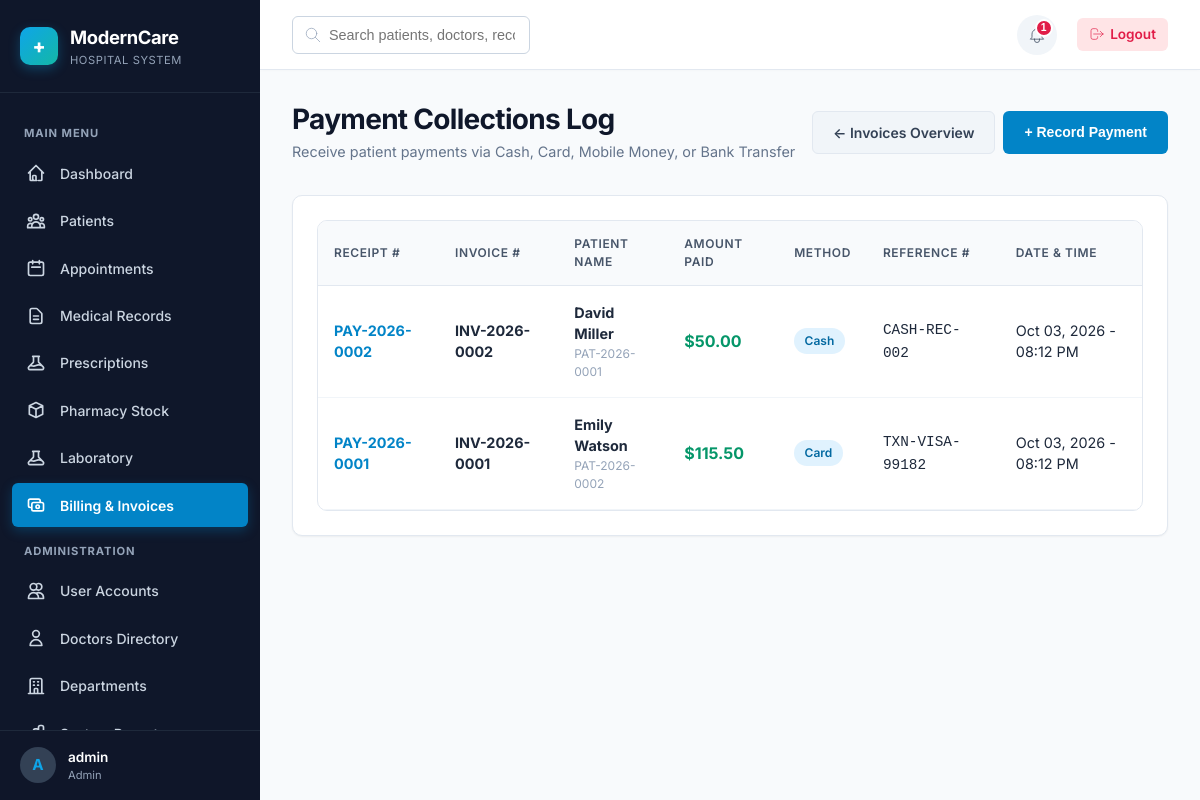
The app's page /billing/payments.php (signed in) with its own data.
### tables this page shows
CREATE TABLE `notifications` (
    `id` INT AUTO_INCREMENT PRIMARY KEY,
    `user_id` INT NOT NULL,
    `title` VARCHAR(150) NOT NULL,
    `message` TEXT NOT NULL,
    `type` ENUM('Info', 'Warning', 'Success', 'Danger') DEFAULT 'Info',
    `is_read` TINYINT(1) DEFAULT 0,
    `link` VARCHAR(255) NULL,
    `created_at` DATETIME DEFAULT CURRENT_TIMESTAMP,
    FOREIGN KEY (`user_id`) REFERENCES `users`(`id`) ON DELETE CASCADE
);

CREATE TABLE `payments` (
    `id` INT AUTO_INCREMENT PRIMARY KEY,
    `payment_number` VARCHAR(30) NOT NULL UNIQUE,
    `invoice_id` INT NOT NULL,
    `patient_id` INT NOT NULL,
    `amount` DECIMAL(10,2) NOT NULL,
    `payment_method` ENUM('Cash', 'Card', 'Mobile Money', 'Bank Transfer') NOT NULL,
    `reference_number` VARCHAR(100) NULL,
    `received_by` INT NULL,
    `payment_date` DATETIME DEFAULT CURRENT_TIMESTAMP,
    FOREIGN KEY (`invoice_id`) REFERENCES `invoices`(`id`) ON DELETE CASCADE,
    FOREIGN KEY (`patient_id`) REFERENCES `patients`(`id`) ON DELETE CASCADE,
    FOREIGN KEY (`received_by`) REFERENCES `users`(`id`) ON DELETE SET NULL
);

CREATE TABLE `invoices` (
    `id` INT AUTO_INCREMENT PRIMARY KEY,
    `invoice_number` VARCHAR(30) NOT NULL UNIQUE,
    `patient_id` INT NOT NULL,
    `appointment_id` INT NULL,
    `invoice_date` DATE NOT NULL,
    `due_date` DATE NOT NULL,
    `subtotal` DECIMAL(10,2) NOT NULL DEFAULT 0.00,
    `discount` DECIMAL(10,2) NOT NULL DEFAULT 0.00,
    `tax` DECIMAL(10,2) NOT NULL DEFAULT 0.00,
    `total_amount` DECIMAL(10,2) NOT NULL DEFAULT 0.00,
    `amount_paid` DECIMAL(10,2) NOT NULL DEFAULT 0.00,
    `balance` DECIMAL(10,2) NOT NULL DEFAULT 0.00,
    `status` ENUM('Unpaid', 'Partially Paid', 'Paid', 'Cancelled') DEFAULT 'Unpaid',
    `created_by` INT NULL,
    `created_at` DATETIME DEFAULT CURRENT_TIMESTAMP,
    FOREIGN KEY (`patient_id`) REFERENCES `patients`(`id`) ON DELETE CASCADE,
    FOREIGN KEY (`appointment_id`) REFERENCES `appointments`(`id`) ON DELETE SET NULL,
    FOREIGN KEY (`created_by`) REFERENCES `users`(`id`) ON DELETE SET NULL
);

CREATE TABLE `patients` (
    `id` INT AUTO_INCREMENT PRIMARY KEY,
    `user_id` INT NULL,
    `patient_number` VARCHAR(30) NOT NULL UNIQUE,
    `first_name` VARCHAR(50) NOT NULL,
    `last_name` VARCHAR(50) NOT NULL,
    `gender` ENUM('Male', 'Female', 'Other') NOT NULL,
    `date_of_birth` DATE NOT NULL,
    `phone` VARCHAR(20) NOT NULL,
    `email` VARCHAR(100) NULL,
    `address` TEXT NULL,
    `emergency_contact` VARCHAR(150) NULL,
    `blood_group` ENUM('A+', 'A-', 'B+', 'B-', 'AB+', 'AB-', 'O+', 'O-', 'Unknown') DEFAULT 'Unknown',
    `allergies` TEXT NULL,
    `status` ENUM('Active', 'Inactive') DEFAULT 'Active',
    `created_at` DATETIME DEFAULT CURRENT_TIMESTAMP,
    FOREIGN KEY (`user_id`) REFERENCES `users`(`id`) ON DELETE SET NULL
);

### includes/functions.php (called while the page is built, shortened)
<?php
function escape(?string $string): string {
    return htmlspecialchars($string ?? '', ENT_QUOTES, 'UTF-8');
}
function format_currency(float $amount, string $symbol = '$'): string {
    return $symbol . number_format($amount, 2);
}
function format_datetime(?string $dateStr, string $format = 'M d, Y - h:i A'): string {
    $timestamp = strtotime($dateStr);
    return $timestamp ? date($format, $timestamp) : 'N/A';
}

### billing/payments.php (the view, shortened to what this page needs)
<?php
$baseUrl   = '../';
require_once __DIR__ . '/../includes/header.php';
require_once __DIR__ . '/../includes/sidebar.php';
$db = Database::getInstance();
$payments = $db->query("
    SELECT pay.*, i.invoice_number, p.first_name AS pat_fn, p.last_name AS pat_ln, p.patient_number
    FROM payments pay
    JOIN invoices i ON pay.invoice_id = i.id
    JOIN patients p ON pay.patient_id = p.id
    ORDER BY pay.payment_date DESC
")->fetchAll();
?>
<div class="main-content">
    <?php require_once __DIR__ . '/../includes/navbar.php'; ?>
    <main class="content-body">
        <div class="page-header">
            <div>
                <h1 class="page-title">Payment Collections Log</h1>
                <div class="page-subtitle">Receive patient payments via Cash, Card, Mobile Money, or Bank Transfer</div>
            </div>
            <div style="display:flex; gap:0.5rem;">
                <a href="index.php" class="btn btn-secondary">&larr; Invoices Overview</a>
                <button class="btn btn-primary" onclick="openModal('add-pay-modal')">+ Record Payment</button>
            </div>
        </div>
        <div class="card">
            <div class="table-responsive">
                <table class="table">
                    <thead>
                        <tr>
                            <th>Receipt #</th>
                            <th>Invoice #</th>
                            <th>Patient Name</th>
                            <th>Amount Paid</th>
                            <th>Method</th>
                            <th>Reference #</th>
                            <th>Date & Time</th>
                        </tr>
                    </thead>
                    <tbody>
                        <?php if (empty($payments)): ?>
                            <tr><td colspan="7" style="text-align:center; color:var(--slate-400); padding:2rem;">No payment transactions recorded.</td></tr>
                        <?php else: ?>
                            <?php foreach ($payments as $pay): ?>
                                <tr>
                                    <td><strong style="color:var(--primary-600);"><?= escape($pay['payment_number']) ?></strong></td>
                                    <td><a href="view.php?id=<?= $pay['invoice_id'] ?>" style="color:var(--slate-800); font-weight:700; text-decoration:none;"><?= escape($pay['invoice_number']) ?></a></td>
                                    <td>
                                        <strong><?= escape($pay['pat_fn'] . ' ' . $pay['pat_ln']) ?></strong>
                                        <div style="font-size:0.75rem; color:var(--slate-400);"><?= escape($pay['patient_number']) ?></div>
                                    </td>
                                    <td><strong style="color:var(--emerald-600); font-size:1rem;"><?= format_currency($pay['amount']) ?></strong></td>
                                    <td><span class="badge badge-info"><?= escape($pay['payment_method']) ?></span></td>
                                    <td><code><?= escape($pay['reference_number'] ?: 'N/A') ?></code></td>
                                    <td><?= format_datetime($pay['payment_date']) ?></td>
                                </tr>
                            <?php endforeach; ?>
                        <?php endif; ?>
                    </tbody>
                </table>
            </div>
        </div>
    </main>
<?php require_once __DIR__ . '/../includes/footer.php'; ?>

### includes/navbar.php (shortened to what this page needs)
<?php
$user = current_user();
$baseUrl = $baseUrl ?? '../';
$notifications = [];
try {
    $db = Database::getInstance();
    $stmt = $db->prepare("SELECT * FROM notifications WHERE user_id = :uid ORDER BY created_at DESC LIMIT 5");
    $stmt->execute([':uid' => $user['id']]);
    $notifications = $stmt->fetchAll();
} catch (Exception $e) {
    error_log("Navbar Notification Error: " . $e->getMessage());
}
$unreadCount = count(array_filter($notifications, fn($n) => $n['is_read'] == 0));
?>
<header class="navbar">
    <div class="navbar-left">
        <div class="search-box">
            <svg fill="none" stroke="currentColor" viewBox="0 0 24 24"><path stroke-linecap="round" stroke-linejoin="round" d="M21 21l-6-6m2-5a7 7 0 11-14 0 7 7 0 0114 0z"/></svg>
            <input type="text" class="form-control" placeholder="Search patients, doctors, records...">
        </div>
    </div>
    <div class="navbar-right">
        <div class="notif-wrapper">
            <button id="notif-dropdown-btn" class="notif-btn" aria-label="Notifications">
                <?php if ($unreadCount > 0): ?>
                    <span class="notif-badge"><?= $unreadCount ?></span>
                <?php endif; ?>
            </button>
        </div>
        <a href="<?= $baseUrl ?>auth/logout.php" class="logout-link">
            <svg width="16" height="16" fill="none" stroke="currentColor" viewBox="0 0 24 24"><path stroke-linecap="round" stroke-linejoin="round" d="M17 16l4-4m0 0l-4-4m4 4H7m6 4v1a3 3 0 01-3 3H6a3 3 0 01-3-3V7a3 3 0 013-3h4a3 3 0 013 3v1"/></svg>
            Logout
        </a>
    </div>
</header>

### assets/css/style.css (style rules this page uses)
:root { --primary-50: #f0f9ff; --primary-100: #e0f2fe; --primary-500: #0ea5e9; --primary-600: #0284c7; --primary-700: #0369a1; --primary-900: #0c4a6e; --teal-500: #14b8a6; --teal-600: #0d9488; --emerald-500: #10b981; --emerald-600: #059669; --amber-500: #f59e0b; --rose-500: #f43f5e; --rose-600: #e11d48; --slate-50: #f8fafc; --slate-100: #f1f5f9; --slate-200: #e2e8f0; --slate-300: #cbd5e1; --slate-400: #94a3b8; --slate-500: #64748b; --slate-600: #475569; --slate-700: #334155; --slate-800: #1e293b; --slate-900: #0f172a; --bg-main: #f8fafc; --card-bg: #ffffff; --text-main: #1e293b; --text-muted: #64748b; --border-color: #e2e8f0; --shadow-sm: 0 1px 2px 0 rgba(0, 0, 0, 0.05); --shadow-md: 0 4px 6px -1px rgba(0, 0, 0, 0.1), 0 2px 4px -1px rgba(0, 0, 0, 0.06); --shadow-lg: 0 10px 15px -3px rgba(0, 0, 0, 0.1), 0 4px 6px -2px rgba(0, 0, 0, 0.05); --shadow-xl: 0 20px 25px -5px rgba(0, 0, 0, 0.1), 0 10px 10px -5px rgba(0, 0, 0, 0.04); --radius-sm: 6px; --radius-md: 10px; --radius-lg: 16px; --radius-full: 9999px; --transition: all 0.25s cubic-bezier(0.4, 0, 0.2, 1); --sidebar-width: 260px; --navbar-height: 70px; }
*, *::before, *::after { box-sizing: border-box; margin: 0; padding: 0; }
body { font-family: 'Inter', system-ui, -apple-system, BlinkMacSystemFont, "Segoe UI", Roboto, sans-serif; background-color: var(--bg-main); color: var(--text-main); line-height: 1.5; font-size: 0.95rem; overflow-x: hidden; -webkit-font-smoothing: antialiased; }
.main-content { flex: 1; margin-left: var(--sidebar-width); display: flex; flex-direction: column; min-width: 0; transition: var(--transition); }
.content-body { padding: 2rem; flex: 1; }
h1, h2, h3, h4, h5, h6 { color: var(--slate-900); font-weight: 700; line-height: 1.25; }
.page-header { display: flex; justify-content: space-between; align-items: center; margin-bottom: 2rem; flex-wrap: wrap; gap: 1rem; }
.page-title { font-size: 1.75rem; letter-spacing: -0.025em; color: var(--slate-900); }
.page-subtitle { color: var(--slate-500); font-size: 0.9rem; margin-top: 0.25rem; }
.card { background: var(--card-bg); border-radius: var(--radius-md); border: 1px solid var(--border-color); box-shadow: var(--shadow-sm); padding: 1.5rem; margin-bottom: 1.5rem; transition: var(--transition); }
.btn { display: inline-flex; align-items: center; justify-content: center; gap: 0.5rem; padding: 0.625rem 1.25rem; font-size: 0.875rem; font-weight: 600; border-radius: var(--radius-sm); border: 1px solid transparent; cursor: pointer; transition: var(--transition); text-decoration: none; white-space: nowrap; }
.btn-primary { background-color: var(--primary-600); color: #ffffff; }
.btn-secondary { background-color: var(--slate-100); color: var(--slate-700); border-color: var(--slate-200); }
.badge { display: inline-flex; align-items: center; padding: 0.25rem 0.65rem; font-size: 0.75rem; font-weight: 600; border-radius: var(--radius-full); text-transform: capitalize; }
.badge-info, .badge-requested, .badge-dispensed { background-color: var(--primary-100); color: var(--primary-700); }
.form-control, .form-select, textarea.form-control { width: 100%; padding: 0.625rem 0.875rem; font-size: 0.9rem; color: var(--slate-800); background-color: #ffffff; border: 1px solid var(--slate-300); border-radius: var(--radius-sm); transition: var(--transition); outline: none; }
.table-responsive { width: 100%; overflow-x: auto; border-radius: var(--radius-md); border: 1px solid var(--border-color); background: white; }
.table { width: 100%; border-collapse: collapse; text-align: left; font-size: 0.9rem; }
.table th { background-color: var(--slate-50); color: var(--slate-600); font-weight: 600; padding: 0.875rem 1rem; border-bottom: 1px solid var(--slate-200); text-transform: uppercase; font-size: 0.75rem; letter-spacing: 0.05em; }
.table td { padding: 1rem; border-bottom: 1px solid var(--slate-100); color: var(--slate-800); vertical-align: middle; }
.search-box { position: relative; max-width: 320px; }
.search-box input { padding-left: 2.25rem; }
.search-box svg { position: absolute; left: 0.75rem; top: 50%; transform: translateY(-50%); color: var(--slate-400); width: 18px; height: 18px; }

### records on screen
notifications: is_read "1"
payments: payment_number "PAY-2026-0002", invoice.invoice_number "INV-2026-0002", patient.last_name "David Miller", patient.patient_number "PAT-2026-0001", amount "$50.00", payment_method "Cash", reference_number "CASH-REC-002", payment_date "Oct 03, 2026 - 08:12 PM"
payments: payment_number "PAY-2026-0001", invoice.invoice_number "INV-2026-0001", patient.last_name "Emily Watson", patient.patient_number "PAT-2026-0002", amount "$115.50", payment_method "Card", reference_number "TXN-VISA-99182", payment_date "Oct 03, 2026 - 08:12 PM"

### other values on screen
substr($user['username'] ?? 'U', 0, 1) "A"
$user['full_name'] "admin"
$role "Admin"
